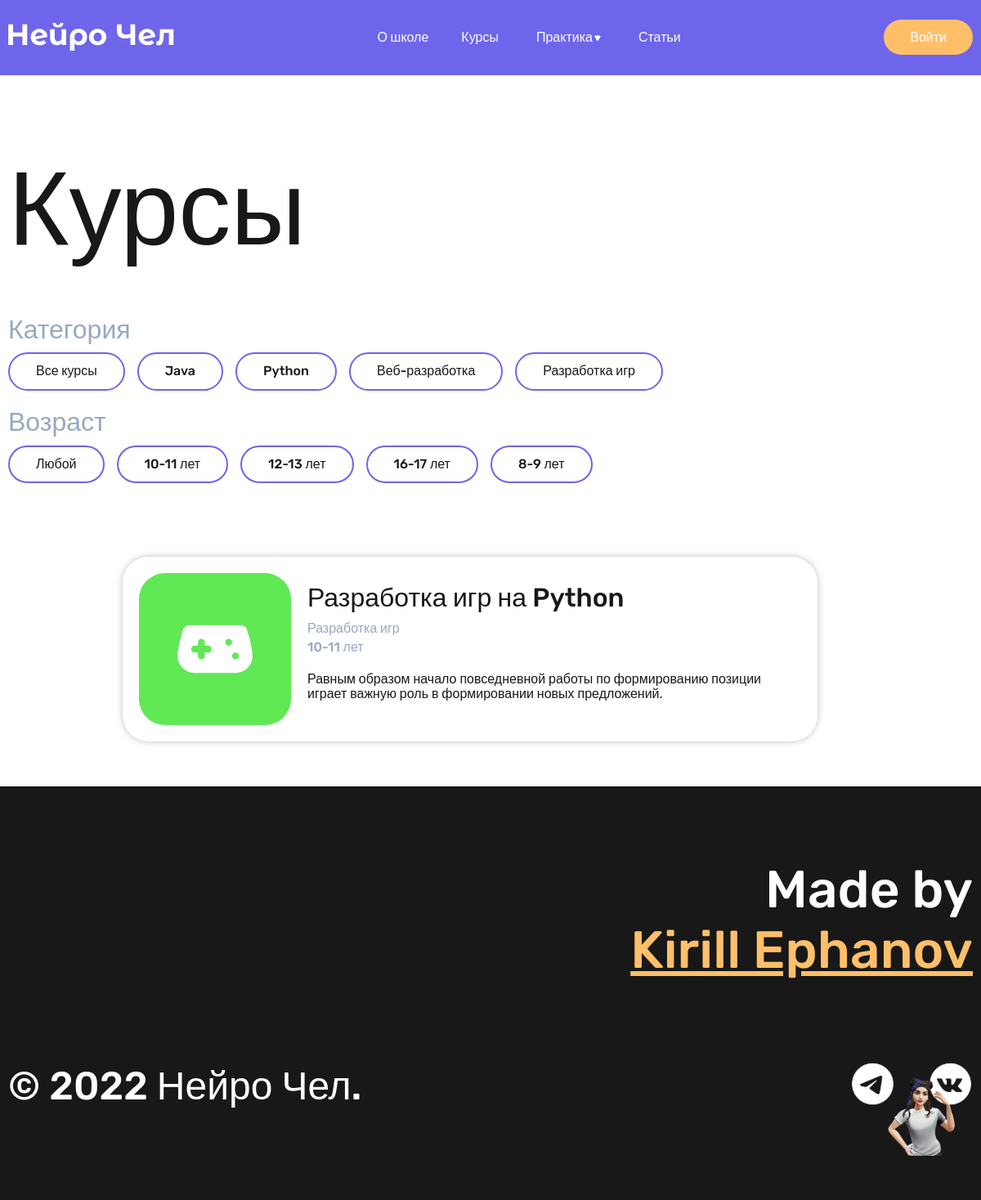
/courses/age/3/, run on the app's committed database.
### blablycode_app/models.py (models this page shows, shortened)
class Category(models.Model):
    category_title = models.CharField(max_length=150, verbose_name='Название категории')
    def __str__(self):
        return self.category_title
    class Meta:
        verbose_name = 'Категория'
        verbose_name_plural = 'Категории'
        ordering = ['category_title']

class Age(models.Model):
    age_title = models.CharField(max_length=50, verbose_name='Возраст')
    def __str__(self):
        return self.age_title
    class Meta:
        verbose_name = 'Возраст'
        verbose_name_plural = 'Возраст'
        ordering = ['age_title']

class Course(models.Model):
    сourse_title = models.CharField(max_length=150, verbose_name='Название курса')
    course_icon = models.ImageField(upload_to='photos/%Y/%m/%d/', verbose_name='Иконка курса', blank=True)
    course_description = models.TextField(max_length=250, verbose_name='Описание курса')
    course_category = models.ForeignKey('Category', on_delete=models.PROTECT, null=True, verbose_name='Категория')
    course_created_at = models.DateTimeField(auto_now_add=True, verbose_name='Дата создания')
    course_age = models.ForeignKey('Age', on_delete=models.PROTECT, null=True, verbose_name='Возраст')
    class Meta:
        verbose_name = 'Курс'
        verbose_name_plural = 'Курсы'
        ordering = ['-course_created_at']

### blablycode_app/views.py (the view)
# urls.py: path('courses/age/<int:age_id>/', get_courses_age, name='courses_age'),
def get_courses_age(request, age_id):
    courses = Course.objects.filter(course_age_id=age_id)
    categories = Category.objects.all()
    ages = Age.objects.all()
    age = Age.objects.get(pk=age_id)
    context = {'courses': courses, 'categories': categories, 'age': age, 'ages': ages}
    return render(request=request, template_name='blablycode_app/courses_age.html', context=context)

### blablycode_app/templates/blablycode_app/courses_age.html
{% extends 'base.html' %}
{% block content %}
    <div class="wrapper">
        <h1 class="page-title">Курсы</h1>
    </div>
    <section>
        <div class="wrapper">
            <div class="filter-block">
                <div class="filter-top">
                    <p class="filter__title">
                        Категория
                    </p>
                    <div class="filter__content">
                        <a href="{% url 'courses' %}" class="filter__link">Все курсы</a>
                        {% for item in categories %}
                        <a href="{% url 'courses_category' item.pk %}" class="filter__link">{{ item.category_title }}</a>
                        {% endfor %}
                    </div>
                </div>
                <div class="filter-bottom">
                    <p class="filter__title">
                        Возраст
                    </p>
                    <div class="filter__content">
                        <a href="{% url 'courses' %}" class="filter__link">Любой</a>
                        {% for item in ages %}
                        <a href="{% url 'courses_age' item.pk %}" class="filter__link">{{ item.age_title }}</a>
                        {% endfor %}
                    </div>
                </div>
            </div>
        </div>
    </section>
    <section>
        <div class="course-catalog-wrapper">
            <div class="course-catalog">
                {% for item in courses %}
                <a href="{% url 'open_course' item.pk %}" class="card-link">
                    <div class="course-card">
                        <div class="course-card-container">
                            <div class="course-card__photo">
                                {% if item.course_icon %}
                                <img src="{{ item.course_icon.url }}" alt="" class="course-card__photo__img">
                                {% endif %}
                            </div>
                            <div class="course-card__content">
                                <p class="course-card__title">
                                    {{ item.сourse_title }}
                                </p>
                                <div class="course-card__categories">
                                    <p class="course-card__category">
                                        {{ item.course_category }}
                                    </p>
                                    <p class="course-card__category">
                                        {{ item.course_age }}
                                    </p>
                                </div>
                                <p class="course-card__description">
                                    {{ item.course_description }}
                                </p>
                            </div>
                        </div>
                    </div>
                </a>
                {% endfor %}
            </div>
        </div>
    </section>
{% endblock %}

### blablycode/static/styles/style.css (style rules this page uses)
:root { --dark: #181818; --blue: #6E65EB; --orange: #FFBF69; --grey: #97A8C1; }
html { background-color: var(--dark); }
body { font-family: 'Rubik', sans-serif; color: var(--dark); background-color: #fff; }
.wrapper { max-width: 1180px; padding-right: 5px; padding-left: 5px; margin: 0 auto; }
.page-title { font-size: 128px; font-weight: 500; margin-top: 90px; margin-bottom: 55px; }
.filter-block { margin-bottom: 90px; }
.filter-top { margin-bottom: 20px; }
.filter__title { color: var(--grey); font-size: 32px; font-weight: 500; margin-top: 0; margin-bottom: 10px; }
.filter__content { display: flex; flex-wrap: wrap; gap: 15px; }
.filter__link { color: var(--dark); text-decoration: none; font-size: 16px; font-weight: 500; border: 2px solid var(--blue); border-radius: 100px; padding: 12px 32px; display: inline-block; }
.course-catalog-wrapper { max-width: 900px; padding-right: 5px; padding-left: 5px; margin: 0 auto; }
.card-link { color: var(--dark); text-decoration: none; }
.course-card { border-radius: 32px; padding: 20px; box-shadow: 0px 0px 8px rgba(0, 0, 0, 0.25); max-width: 850px; box-sizing: border-box; margin-bottom: 55px; }
.course-card-container { display: flex; align-items: center; }
.course-card__photo { border-radius: 32px; margin-right: 20px; width: 186px; height: 186px; }
.course-card__photo__img { border-radius: 32px; width: 186px; height: 186px; }
.course-card__title { font-size: 32px; font-weight: 500; margin: 0; }
.course-card__categories { margin-top: 10px; margin-bottom: 0; }
.course-card__category { color: var(--grey); font-size: 16px; font-weight: 500; margin-top: 5px; margin-bottom: 0; }
.course-card__description { font-size: 16px; margin-top: 20px; }

### data on the page
Category: category_title "Java"
Category: category_title "Python"
Category: category_title "Веб-разработка"
Category: category_title "Разработка игр"
Age: age_title "10-11 лет"
Age: age_title "12-13 лет"
Age: age_title "16-17 лет"
Age: age_title "8-9 лет"
Course: course_icon (picture), сourse_title "Разработка игр на Python", course_category "Разработка игр", course_age "10-11 лет", course_description "Равным образом начало повседневной работы по формированию позиции играет важную роль в формировании новых предложений."
